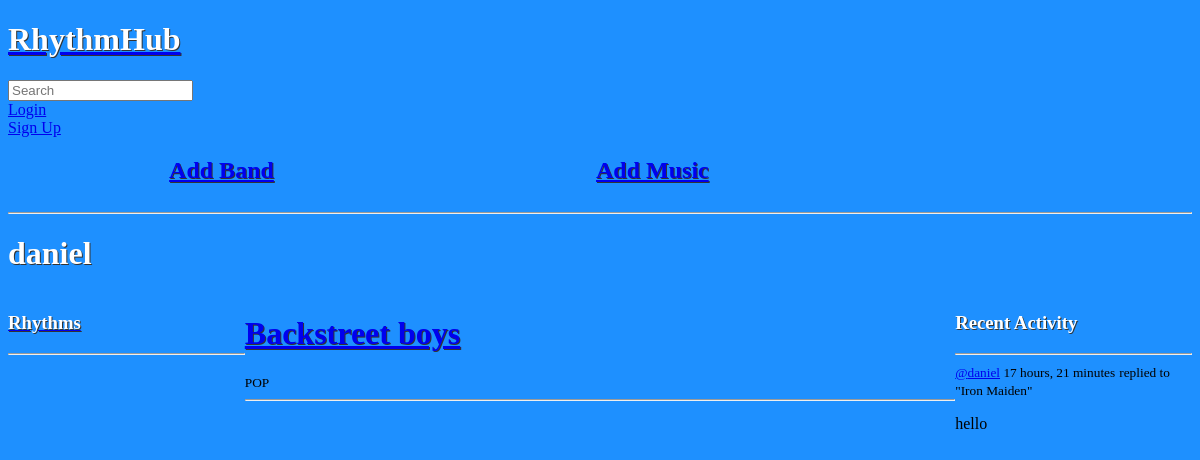
The page /profile/2 on the database its author committed.
### base/models.py (models this page shows, shortened)
class Band(models.Model):
    host = models.ForeignKey(User, on_delete=models.SET_NULL, null=True)
    rhythm = models.ForeignKey(Rhythm, on_delete=models.SET_NULL, null=True)
    name = models.CharField(max_length=100)
    description = models.TextField(null=True, blank=True)
    participants = models.ManyToManyField(User, related_name='participants', blank=True)
    created = models.DateTimeField(auto_now_add=True)
    class Meta:
        ordering = ['-created']
    def __str__(self):
        return self.name

class Rhythm(models.Model):
    name = models.CharField(max_length=100)

class Message(models.Model):
    user = models.ForeignKey(User, on_delete=models.CASCADE)
    band = models.ForeignKey(Band, on_delete=models.CASCADE)
    body = models.TextField()
    updated = models.DateTimeField(auto_now=True)
    created = models.DateTimeField(auto_now_add=True)
    class Meta:
        ordering = ['-updated', '-created']
    def __str__(self):
        return self.body[0:50]

### base/views.py (the view)
# urls.py: path('profile/<str:pk>', views.userProfile, name='user-profile'),
def userProfile(request,pk):
    user = User.objects.get(id=pk)
    bands = user.band_set.all()
    band_messages = user.message_set.all()
    rhythm = Rhythm.objects.all()
    context = {'user': user, 'bands': bands, 'band_messages': band_messages,
     'rhythm': rhythm}
    return render(request, 'base/profile.html', context)

### base/templates/base/profile.html
{% extends 'main.html' %}
{% block content %}
<h1>{{user.username}}</h1>
<div class="profile-container">
    <div>
        {% include 'base/rhythm_component.html' %}
    </div>
    <div>
        {% include 'base/feed_component.html' %}
    </div>
    <div>
        {% include 'base/activity_component.html' %}
    </div>
</div>
{% endblock content %}

### base/templates/base/feed_component.html (shortened to what this page needs)
{% for band in bands %}
<div>
    <h1><a href="{% url 'band' band.id %}">{{band.name}}</a></h1>
    <small>{{band.rhythm.name}}</small>
    <hr>
</div>
{% endfor %}

### base/templates/base/activity_component.html (shortened to what this page needs)
<h3>Recent Activity</h3>
<hr>
{% for message in band_messages %}
<div>
    <small><a href="{% url 'user-profile' message.user.id %}">@{{message.user}}</a> {{message.created|timesince}}</small>
    <small>replied to "{{message.band}}"</small>
    <p>{{message}}</p>
</div>
{% endfor %}

### static/styles/main.css (style rules this page uses)
body { background-color: #1e90ff; }
h1, h2, h3 { color: #ffffff; text-shadow: 1px 1px #333; }
.profile-container { display: grid; grid-template-columns: 1fr 3fr 1fr; }

### rows shown on the page
Band: name "Backstreet boys", rhythm.name "POP"
Message: user "daniel", created "17 hours, 21 minutes", band "Iron Maiden", body "hello"

### other values the page prints
{{ user.username }} "daniel"
